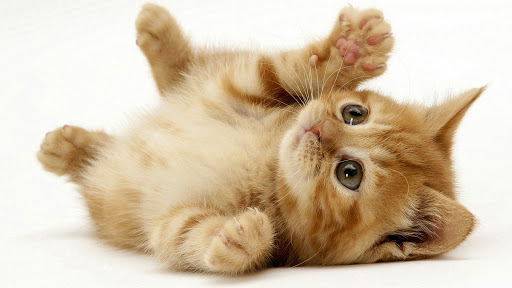
#> input picture tests/data/color.jpg, 512 x 288 px
$ python -i plot_reflectance_2.py   (imports and definitions only)   (older library calls are emulated)
#> lines starting #> are read from the running program, lines starting #| are printed output that depends on the picture
#> further down, picture is the input picture: shape (288, 512, 3); mean B, G, R 170.3, 194.8, 212.6
#!/usr/bin/env python3
# -*- coding: utf-8 -*-
"""
Created on Wed Oct 26 16:35:32 2022

@author: jgjang
"""

#!/usr/bin/env python3
# -*- coding: utf-8 -*-
"""
Created on Wed Oct 12 23:07:30 2022

@author: jgjang
"""

import argparse
import numpy as np
import matplotlib.pyplot as plt
from matplotlib import cm
from mpl_toolkits.mplot3d import Axes3D
import scipy.io as sio
from tqdm import tqdm
import cv2
from mpl_toolkits.mplot3d import Axes3D
from PIL import Image, ImageEnhance
import itertools

## HSI
import seaborn as sns
import pandas as pd
import os

# [2 lines not run here, left out]

def enhancer(img):
    PIL_img = Image.fromarray(img)
    out = ImageEnhance.Brightness(PIL_img).enhance(1.5)
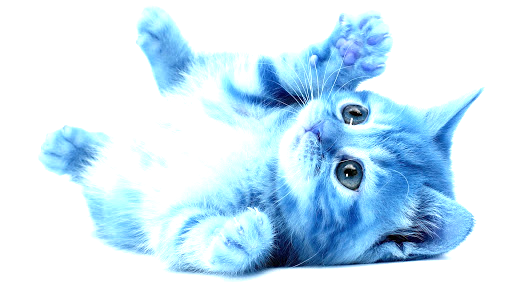
#> out: PIL image 512x288 RGB; mean R, G, B 202.7, 229.2, 245
    out = ImageEnhance.Contrast(out).enhance(0.8)
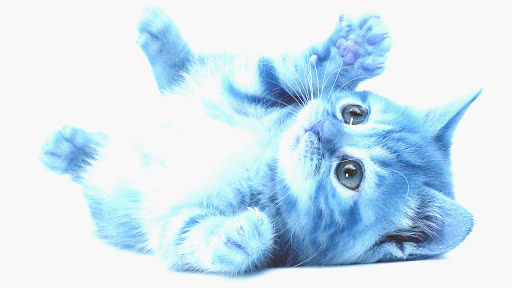
#> out: PIL image 512x288 RGB; mean R, G, B 206.2, 227.4, 240
    out = ImageEnhance.Color(out).enhance(0.8)
    out = ImageEnhance.Sharpness(out).enhance(2.5)
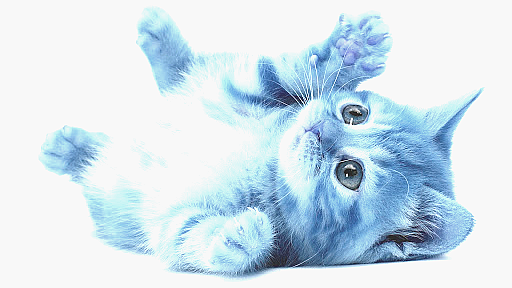
#> out: PIL image 512x288 RGB; mean R, G, B 209.2, 226.1, 236.2
    out = np.array(out)
    return out

# [4 lines left out: function HSItensor2imgs, not called in this run]

def HSItensor2imgs_chan(img, idx):
    img = (255*img/ 0.235).astype(np.uint8)
    return enhancer(img[:,:,idx])

# [1 line not run here, left out]

data_ship = list()
data_float = list()
data_sur_eff = list()
data_clean = list()
data_collection = (data_ship,
                   data_float,
                   data_sur_eff,
                   data_clean)

# [126 lines left out: function data_crop, not called in this run]

################################################################################### data : 230

indices = [230, 0, 260, 344, 197, 247, 144, 263]
# [2 lines not run here, left out]

## Plot reflectance response

obj = list()
d_wl = list()
ref = list()


# [18 lines not run here, left out]

d = dict()
d['obj'] = obj
d['d_waveleng'] = d_wl
d['reflectance'] = ref
df = pd.DataFrame(data=d)


# Plot each year's time series in its own facet
# [6 lines that did not run here, left out]

# Iterate over each subplot to customize further
# [21 lines not run here, left out]


#############################################################################

#######################Similarity HSI#############################################


indices = ('ship',
           'floating matter',
           'sea surface effect',
           'clean sea surface')
A = pd.DataFrame(index =indices, columns=indices, dtype=float)


mean = np.zeros([4, 127])
# [6 lines not run here, left out]

mean = mean.mean(axis=0, keepdims=True)

# [19 lines not run here, left out]


# 그림 사이즈 지정
fig, ax = plt.subplots( figsize=(4,4) )

# 삼각형 마스크를 만든다(위 쪽 삼각형에 True, 아래 삼각형에 False)
mask = np.zeros_like(A, dtype=np.bool)
mask[np.triu_indices_from(mask, k=1)] = True

# 히트맵을 그린다
heatmap = sns.heatmap(A,
            cmap = 'RdYlBu_r',
            annot = True,   # 실제 값을 표시한다
            mask=mask,      # 표시하지 않을 마스크 부분을 지정한다
            linewidths=.5,  # 경계면 실선으로 구분하기
            cbar_kws={"shrink": .5},# 컬러바 크기 절반으로 줄이기
            vmin = -1,vmax = 1   # 컬러바 범위 -1 ~ 1
           )
loc, labels = plt.xticks()
# [5 lines not run here, left out]


#############################################################################

#######################Similarity RGB#############################################

# !pip install -U sentence-transformers
from sentence_transformers import SentenceTransformer, util
from PIL import Image


indices = ('ship',
           'floating matter',
           'sea surface effect',
           'clean sea surface')
similarity = pd.DataFrame(data =0, index =indices, columns=indices, dtype=float)
visit = pd.DataFrame(data =0, index =indices, columns=indices, dtype=float)


# [1 line that did not run here, left out]

## Obtain listed images
RGB_imgs = list()
sep = np.cumsum(list(map(lambda x: len(x), data_collection)))
# [3 lines not run here, left out]

# [1 line that did not run here, left out]
# [1 line that did not run here, left out]

# [8 lines not run here, left out]

# 그림 사이즈 지정
fig, ax = plt.subplots( figsize=(4,4) )

# 삼각형 마스크를 만든다(위 쪽 삼각형에 True, 아래 삼각형에 False)
mask = np.zeros_like(A, dtype=np.bool)
mask[np.triu_indices_from(mask, k=1)] = True

# 히트맵을 그린다
heatmap = sns.heatmap(similarity/visit,
            cmap = 'RdYlBu_r',
            annot = True,   # 실제 값을 표시한다
            mask=mask,      # 표시하지 않을 마스크 부분을 지정한다
            linewidths=.5,  # 경계면 실선으로 구분하기
            cbar_kws={"shrink": .5},# 컬러바 크기 절반으로 줄이기
            vmin = 0,vmax = 1   # 컬러바 범위 -1 ~ 1
           )
loc, labels = plt.xticks()
# [5 lines not run here, left out]

>>> import cv2
>>> picture = cv2.imread('../tests/data/color.jpg')
>>> result = enhancer(picture)
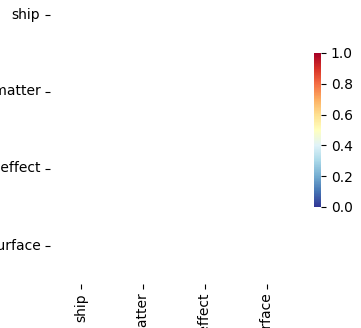
#> figure drawn by matplotlib, 2 panels
